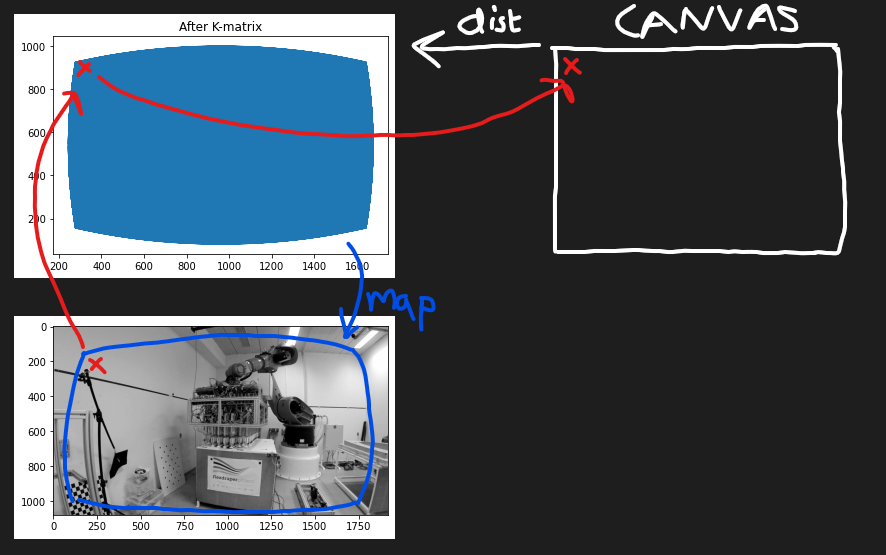
#> input picture Week 2 - Homography/henrik.png, 886 x 555 px; the run also reads 1 picture not shown here
$ jupyter execute --allow-errors EX02.ipynb
#> lines starting #> are read from the running program, lines starting #| are printed output that depends on the picture
### library.py
import cv2
import numpy as np
from matplotlib import pyplot as plt
import imutils
import math
import sys
from scipy.interpolate import RegularGridInterpolator
import scipy.optimize
import time
from PIL import Image
import random
from copy import deepcopy

##################################################
# WEEK 1
##################################################


def box3d(n):
#> called with n = 16
    x = []
    y = []
    z = []

    for i, val in enumerate([-0.5, -0.5, 0, 0.5, 0.5], 1):
        x = np.concatenate((x, val*np.ones(n)))
        y = np.concatenate((y, np.linspace(-0.5, 0.5, n)))
        z = np.concatenate((z, (2*(i % 2)-1)*val*np.ones(n)))
    x2 = np.concatenate((x, y))
    x2 = np.concatenate((x2, x))
    y2 = np.concatenate((y, z))
    y2 = np.concatenate((y2, z))
    z2 = np.concatenate((z, x))
    z2 = np.concatenate((z2, y))
    return np.vstack((x2, y2, z2))


def to_inhomogeneous_3D(Q):
    return Q[0:3, :]/Q[3, :]


def to_inhomogeneous(q):
    return q[0:2, :]/q[2, :]


def to_homogeneous(q):
    return np.vstack((q, np.ones(len(q[0]))))


def project_points(K, R, t, Q):
    # p_h = K*[R t]*Q
    return K@np.hstack((R, t))@Q

##################################################
# WEEK 2
##################################################


def eucl_dist(p):
    return np.sqrt(np.square(p[0, :]) + np.square(p[1, :]))


def delta_r(p, dist):
    p = eucl_dist(p)
    return dist[0]*p**2 + dist[1]*p**4 + dist[2]*p**8


def radial_dist(p, dist):
    return p*(1+delta_r(p, dist))


def project_points_dist(K, R, t, Q, dist):
    RtQ_homo = np.hstack((R, t))@Q
    RtQ_inhomo = RtQ_homo[0:2, :]/RtQ_homo[2, :]
    rad_dist = radial_dist(RtQ_inhomo, dist)
    rad_dist_homo = np.vstack((rad_dist, np.ones(len(rad_dist[0]))))
    return K@rad_dist_homo


# [37 lines left out: function undistortImage, not called in this run]


def homography_point(H, q):
    q_ret = H@q
    p_ret = to_inhomogeneous(q_ret)
    return p_ret  # inhomogeneous


def get_b(q1, q2):
    """
    Parameters
    ----------
    q1, q2: 3 x n numpy arrays
        sets of points
    """
    B = B_i(q1, q2, 0)
    for i in range(1, len(q1[0])):
        B = np.vstack((B, B_i(q1, q2, i)))
    return B


def B_i(q1, q2, i):
    return np.kron(q2[:, i], np.array([[0, -1, q1[1, i]], [1, 0, -q1[0, i]], [-q1[1, i], q1[0, i], 0]]))


def hest(q1, q2, norm=False):
    if norm:
        T2, q2 = normalize2d(q2)
        T1, q1 = normalize2d(q1)
    B = get_b(q1, q2)
    _, _, vh = np.linalg.svd(B)
    H = np.reshape(vh[-1], (3, 3), 'F')
    if norm:
        H = np.linalg.inv(T1) @ H @ T2
    return H

def normalize2d(Q):
    mean = np.mean(Q, axis=1)
    std = np.std(Q, axis=1)
    T = np.array([[1/std[0], 0, -mean[0]/std[0]],
                  [0, 1/std[1], -mean[1]/std[1]],
                 [0, 0, 1]])
    return [T, T@Q]


def random_generator(n):
    q = np.array(
        [[random.randint(1, 5), random.randint(1, 5), random.randint(1, 5)]]).T
    for i in range(0, n):
        q = np.hstack((q, np.array(
            [[random.randint(1, 5), random.randint(1, 5), random.randint(1, 5)]]).T))
    return q


def apply_homography(q1, H):
    q2 = np.vstack((homography_point(H, np.array([q1[:, 0]]).T), 1))
    for i in range(1, len(q1[0])):
        q2 = np.hstack(
            (q2, np.vstack((homography_point(H, np.array([q1[:, i]]).T), 1))))
    return q2


##################################################
# WEEK 3
##################################################

# [8 lines left out: function cross0p, not called in this run]


def essential_matrix(t, R):
    ret = cross0p(t)@R
    return ret


# [4 lines left out: function fundamental_matrix, not called in this run]


def epipolar_line(F, q1):
    # returns epipolar line of q1 in camera 2
    return F@q1


# [508 lines left out: functions triangulate, DLT, checkerboard_points, hest_ex4, estimateHomographies, estimate_b and 25 more, not called in this run]

### Week 2 - Homography/EX02.ipynb
## Function definition

[cell 1]
import cv2
import numpy as np
from matplotlib import pyplot as plt
import imutils
import math
from scipy.interpolate import RegularGridInterpolator
import time
from PIL import Image
import sys

sys.path.append('..') #go back 1 folder
from library import eucl_dist, delta_r, radial_dist, box3d, project_points, project_points_dist, to_inhomogeneous, undistortImage, homography_point, hest, get_b, normalize2d, random_generator, apply_homography, to_homogeneous

## Exercise 2.1
Adding soem extra parameters to camera matrix (alpha, beta, delta_x, delta_y)

[cell 2]
Q = box3d(16)
f = 600
alpha = 1
beta = 0
delta_x = delta_y = 400
K = np.array([[f, beta*f, delta_x], [0, alpha*f, delta_y], [0, 0, 1]])
R = np.identity(3)
t = np.array([[0, 0.2, 1.5]]).T
Q = to_homogeneous(Q)
camera = to_inhomogeneous(project_points(K, R, t, Q))
plt.scatter(camera[0], camera[1])
plt.savefig('ex2_plot1.jpg', dpi=300)
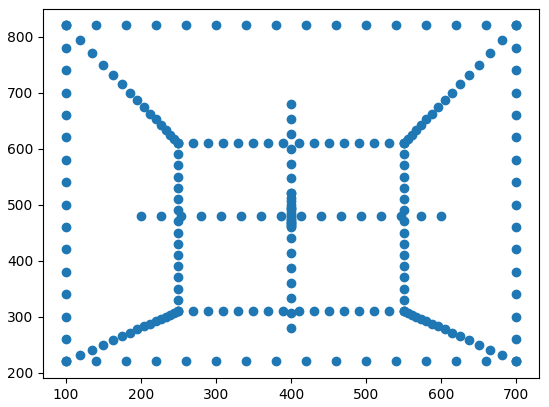
#> figure drawn by matplotlib, 1 panel
plt.show()
print(camera[0][0], camera[1][0])
# y = distance from the object
# z = distance from the object into the table
# x = distance to left

## Exercise 2.2
Implementing distortion function

[cell 3]
Q = box3d(16)
f = 600
alpha = 1
beta = 0
delta_x = delta_y = 400
K = np.array([[f, beta*f, delta_x], [0, alpha*f, delta_y], [0, 0, 1]])
R = np.identity(3)
t = np.array([[0, 0.2, 1.5]]).T
k3 = -0.2
k5 = 0
k7 = 0
dist = np.array([k3, k5, k7])
camera = project_points_dist(K, R, t, to_homogeneous(Q), dist)
plt.scatter(camera[0], camera[1])
plt.savefig('ex2_plot2.jpg', dpi=300)
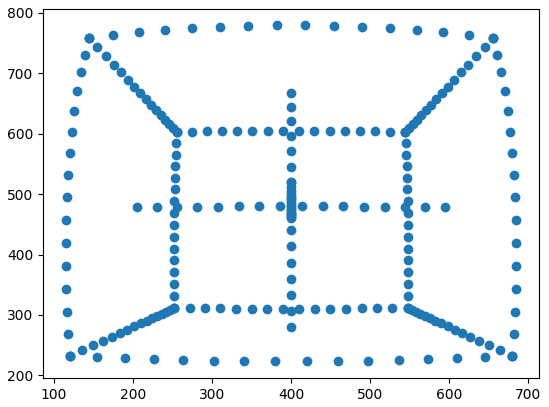
#> figure drawn by matplotlib, 1 panel
plt.show()
print(camera[0][0], camera[1][0])

## Exercise 2.3
Finding the camera matrix for the gopro image.

[cell 4]
image = cv2.imread("gopro_robot.jpg")
new_image = cv2.imread("black.jpg")
#> (the rest of this cell did not finish here and is left out)

## Exercise 2.4
This one was the most tricky. Firstly I misunderstood that we actually have the pixels, not the position in meters, so I wrongly implemented it to the opposite side of the equation. to get the results, there are two options.
1) Inverse the whole logic of the equation which is used for computing the distorin (which includes inversing the dist() function. It might be working, but it would take ages to do it. Therefore the more clever idea is probably the next option
2) Use bilinear interpolation by running scipy.interpolate.RegularGridInterpolator. Havent tried yet, but might give a try later. Nevertheless, its just premade function which wont give much of the value to implement. Its more likely just about finding the right arguments in the function call...

This is the working code by Henrik. To use it, you make a grid of the coordinates that you want to query.  What I do right now is what we discussed on friday: so I map a distorted point-map to the distorted image and then sample the image onto a non-distorted map, like this:

[cell 5]
brg = cv2.imread("henrik.png")
#> brg is the input picture: shape (555, 886, 3); mean B, G, R 92.9, 84.5, 75.4
b,g,r = cv2.split(brg)       # get b,g,r
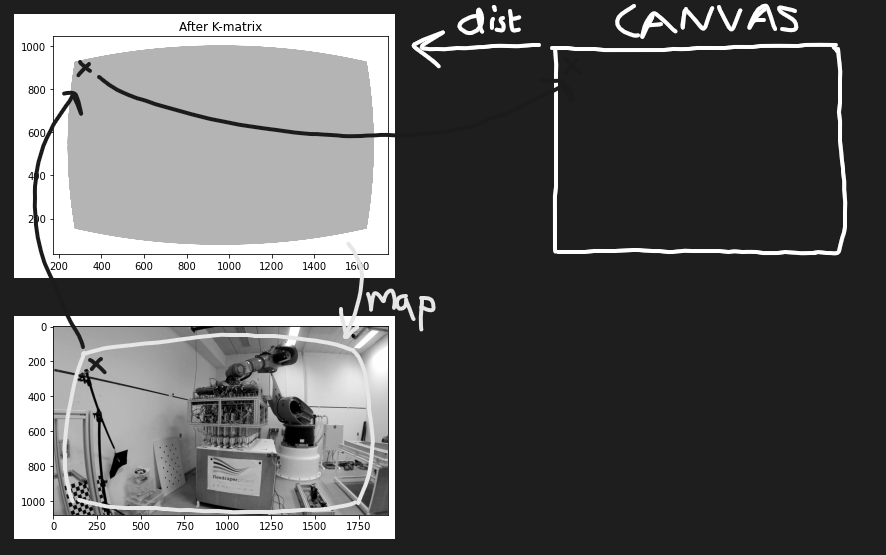
#> b: shape (555, 886); min 0, max 255, mean 92.9
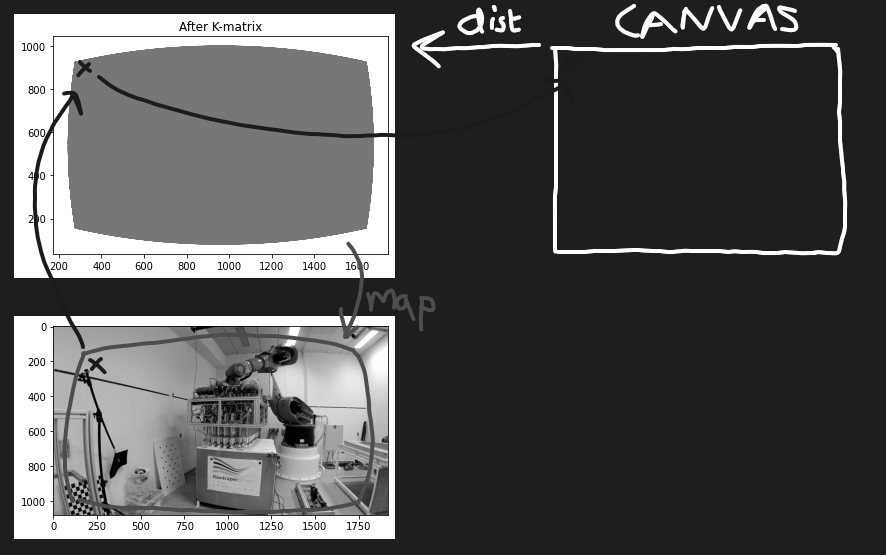
#> g: shape (555, 886); min 0, max 255, mean 84.5
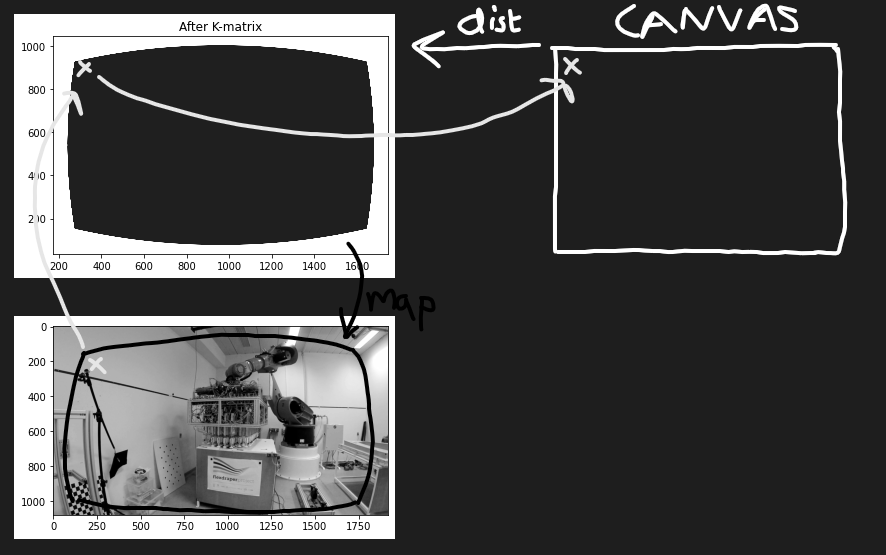
#> r: shape (555, 886); min 0, max 255, mean 75.4
new_image = cv2.merge([r,g,b])
#> new_image: shape (555, 886, 3)
plt.imshow(new_image)

[cell 6]
import matplotlib.cm as cm

# Load image
image = cv2.imread('gopro_robot.jpg')
#> (the rest of this cell did not finish here and is left out)

## Exercise 2.5
* Map the points p_i using the homography points p_1 -> p_4 on a plane
* q1 = H*q2

[cell 7]
H = np.array([[-2,0,1],[1,-2,0],[0,0,3]])
q2_1 = np.array([[1, 1, 1]]).T #first point, original image
q2_2 = np.array([[0, 3, 1]]).T
q2_3 = np.array([[2, 3, 1]]).T
q2_4 = np.array([[2, 4, 1]]).T
q1_1 = np.vstack((homography_point(H,q2_1),1)) #first point, result image (after applying H)
q1_2 = np.vstack((homography_point(H,q2_2),1))
q1_3 = np.vstack((homography_point(H,q2_3),1))
q1_4 = np.vstack((homography_point(H,q2_4),1))

q1 = np.hstack((q1_1,q1_2,q1_3,q1_4))
q2 = np.hstack((q2_1,q2_2,q2_3,q2_4))

print("q1")
print(q1)
print("q2")
print(q2)

## Exercise 2.6
- Function hest, arg 2 sets of (q1 and q2), return estimated homography matrix
- we need at least 4 pairs of points to estimate homography
- https://learnopencv.com/homography-examples-using-opencv-python-c/
- SVD is finding the eigenvector with the smallest eigenvalue
- The solution of Ax = 0 where ||x||2 = 1 is found using SVD. x = v where the singular vector corresponds to the smallest singular value.
- matrix B is A in SVD
- flatten(H) is x in SVD
- we try to find x, which we transform into H

$\boldsymbol{B}^{(i)}=\left[\begin{array}{ccccccccc}0 & -x_{2 i} & x_{2 i} y_{1 i} & 0 & -y_{2 i} & y_{2 i} y_{1 i} & 0 & -1 & y_{1 i} \\ x_{2 i} & 0 & -x_{2 i} x_{1 i} & y_{2 i} & 0 & -y_{2 i} x_{1 i} & 1 & 0 & -x_{1 i} \\ -x_{2 i} y_{1 i} & x_{2 i} x_{1 i} & 0 & -y_{2 i} y_{1 i} & y_{2 i} x_{1 i} & 0 & -y_{1 i} & x_{1 i} & 0\end{array}\right]$

$\begin{aligned} \boldsymbol{B}^{(i)} &=\boldsymbol{q}_{2 i}^{\top} \otimes\left[\boldsymbol{q}_{1 i}\right]_{\times} \\ &=\boldsymbol{q}_{2 i}^{\top} \otimes\left[\begin{array}{ccc}0 & -1 & y_{1 i} \\ 1 & 0 & -x_{1 i} \\ -y_{1 i} & x_{1 i} & 0\end{array}\right] \end{aligned}$

flatten $\left(\boldsymbol{H}^{\top}\right)=\left[\begin{array}{lllllllll}H_{11} & H_{21} & H_{31} & H_{12} & H_{22} & H_{32} & H_{13} & H_{23} & H_{33}\end{array}\right]^{\top}$

[cell 8]
H = hest(q1,q2)
H = H / H[0, 2]
print("q1")
print(q1)
print("q2")
print(q2)
print("H")
print(H.round(2))

## Exercise 2.7
- function normalize2d that finds transformation T such that q_ih = T@p_ih has mean [0,0] and standard deviation [1,1] for all q_i

[cell 9]
T,q_norm = normalize2d(q2) #normalize all values in array
print(q_norm)
print(T)

## Exercise 2.8
* apply the normalzie2d in the hest function

[cell 10]
H = hest(q1,q2, norm=True)
H = H / H[0, 2]
print(H.round(2))

Again, this si wrong for aboslutely unknown reason... Even tried to run the working code, still giving a bad results

## Exercise 2.9
* generate 100 points knowing the H and then try to compute this H

[cell 11]
H = np.array([[-2,0,1],[1,-2,0],[0,0,3]])
q2 = random_generator(100)
q1 = apply_homography(q2,H)

# WITHOUT NORMALIZATION
H = hest(q1,q2)
print("H")
H = H / H[0][2]
print(H.round(2))

# NORMALIZED
H = hest(q1,q2,norm=True)
print("H")
H = H / H[0][2]
print(H.round(2))

## Exercise 2.10 + 2.11
* voluntary, I spent 14 hours solving the previous exercises, I think its time to move on
